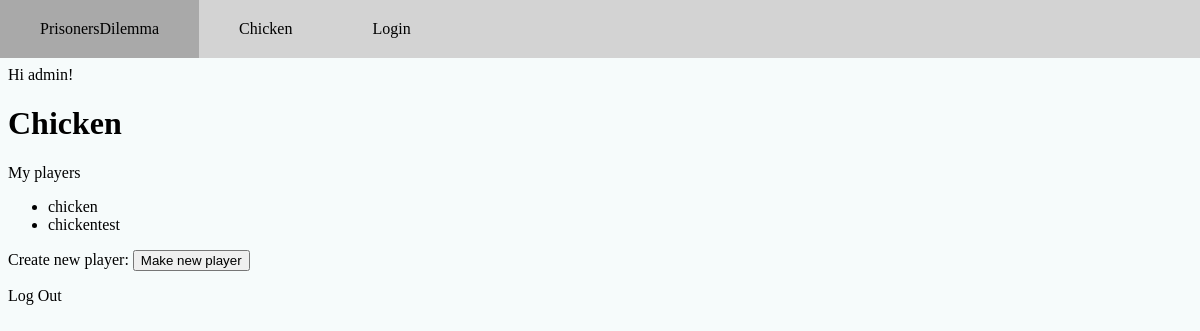
/games/gameHome/2 (signed in), run on an earlier commit of the app's database.
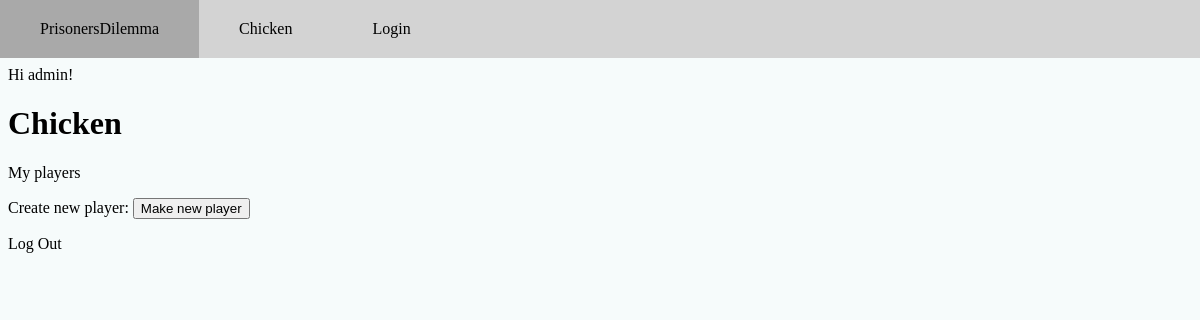
And on a later commit of the database.
### games/models.py (models this page shows, shortened)
class Player(models.Model):
    name = models.TextField(max_length=100, default="default")
    user = models.ForeignKey(User, related_name="players", on_delete=models.CASCADE)
    strategy = models.TextField(default="default")
    points = models.IntegerField(default=0)
    rounds_played = models.IntegerField(default=0)
    points_per_round = models.FloatField(default=0)
    game = models.ForeignKey(Game, related_name= 'players', on_delete=models.CASCADE)

### games/views.py (the view)
# urls.py: path("gameHome/<int:game_id>", views.gameHome, name="gameHome")
def gameHome(request, game_id):
    players = request.user.players.filter(game=game_id)
    return render(request, "games/gameHome.html",
        {"game_id": game_id,
         "players": players,
         "game": Game.objects.get(pk=game_id)})

### games/templates/games/gameHome.html (shortened to what this page needs)
{% extends 'registration/loggedInBase.html' %}
{% block content %}
  Hi {{ user.username }}!
  <h1>{{game.name}}</h1>
  <p>My players</p>
  <ul>
    {% for player in players %}
      <li>
        <a href = {% url "games:playerDetail" player.id %}>{{player.name}}</a>
      </li>
    {% endfor %}
  </ul>
  <p>
    Create new player:
    <button>
      <a href={% url "games:createNewPlayer" game_id %}>Make new player</a>
    </button>
  </p>
  <p><a href="{% url 'logout' %}">Log Out</a></p>
{% endblock %}

What changed in the data, as far as the page shows it:
removed Player: name "chicken"
removed Player: name "chickentest"
